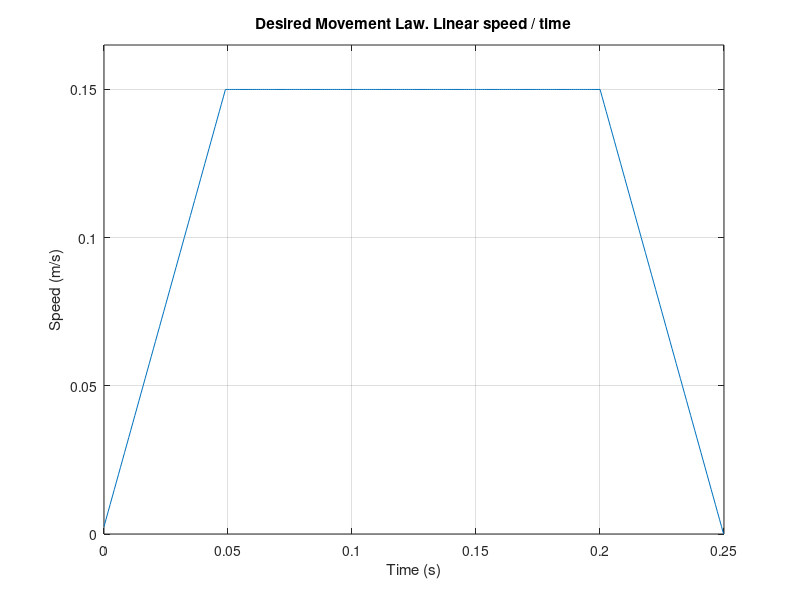
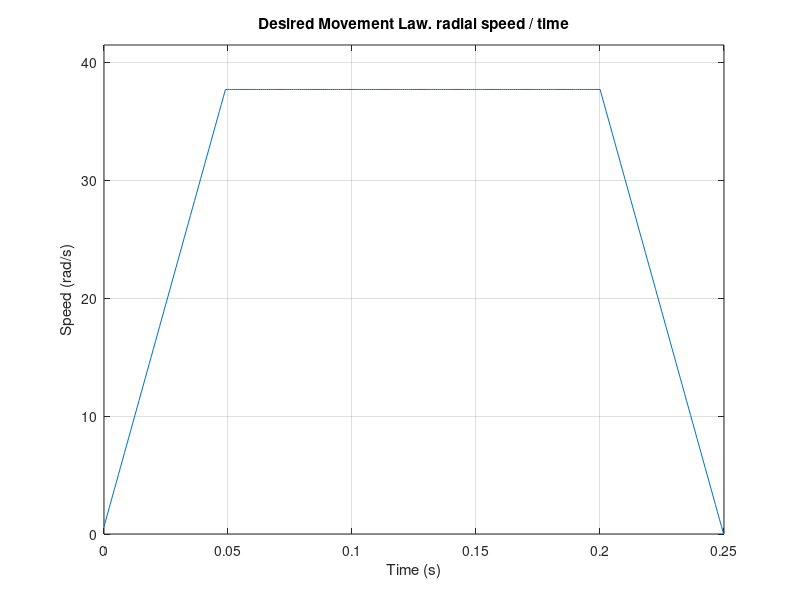
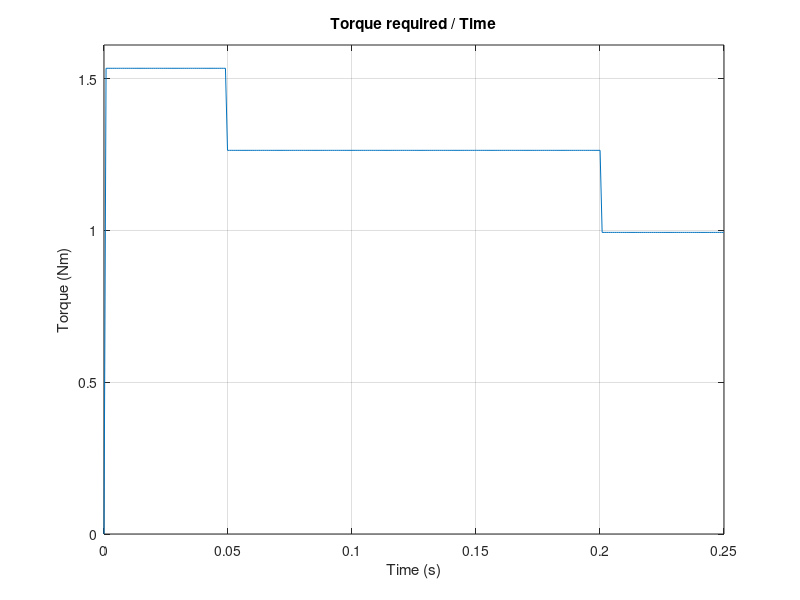
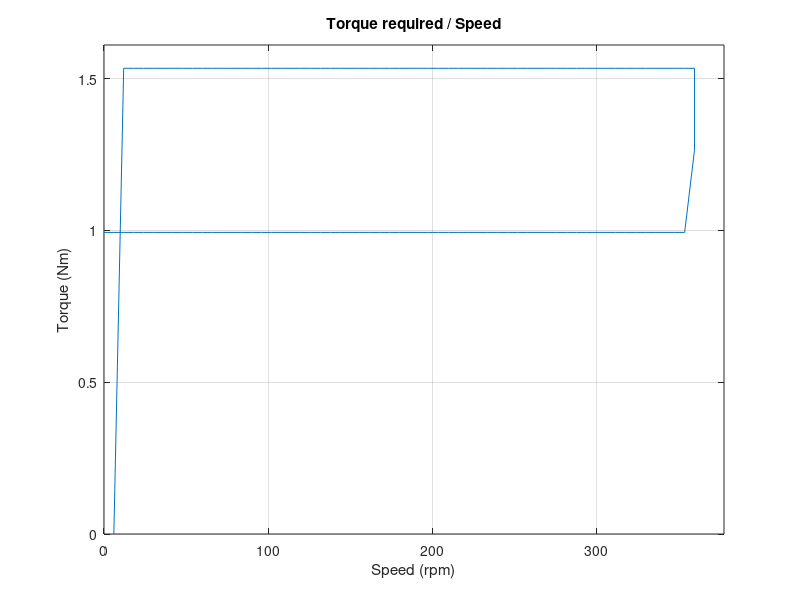

Recreate these plots in MATLAB, in order. (Note: this script raises an error after producing the figures.)
%Torque calculation and HT34-504 simulator

%enviroment preparation
close all;
clear all;
clc

%motor parameters
Jm = 1.1*10^-4;                                         % motor inertia [kg*m^2]
Np = 200;                                               % steps number for one revolution
alfa_p= 2*pi/Np;                                        % step angle [degrees]

%ball screw parameters
Jv = 2.10*10^-4;                                        % screw inertia [kg*m^2]
lead = 0.025;                                           % righ hand lead [m]
r_eq = lead/(2*pi);                                     % equivalent radius [m]
diam = 0.025;                                           % screw diameter [m]. Not used
efficiency = 0.85;

%System requirements.
F = 270;                                                % Force necessary to move the load. [N]
time_total = 0.25;                                      % total time to move the load. [s]
time_rise = 0.2*time_total;                             % time in which the load accelerates. [s]
path_l = 30;                                            % Total linear excursion of the lever [mm]
speed_medium = (path_l*10^-3) / time_total;             % linear and medium speed of the load.
speed_peak= (speed_medium*time_total)/(time_total-time_rise);   % top linear speed. [m/s]
radial_speed_peak = speed_peak/r_eq ;                   %top radial speed reached by the motor [m/s]
freq_init = 400;                                        % initial step rate [sps]
freq_fin = (radial_speed_peak/(2*pi))*Np;                   % final step rate [sps]
t_comm = (1/freq_fin)*10^5;
t_comm = round(t_comm);
t_comm = t_comm *10^-5;
TL = (F*speed_peak)/(radial_speed_peak*efficiency);     % Load Torque
L_mot = 1.7;                                            % Inductance [H]


time = [0:t_comm:time_total];
[uno, samples] = size(time);

%desired movement law plot.
ii = 1;
desired_law = zeros(1,samples);
desired_law(ii) = 0;
m1 = (speed_peak)/(floor(samples*0.2));
q1 = speed_peak - (floor(samples*0.8)+1)*(-m1);
for ii = 1:(floor(samples*0.2))
    desired_law(ii)= ii*m1;
end
for ii = (floor(samples*0.2)+1):(floor(samples*0.8))
    desired_law(ii) = speed_peak;
end
for ii = ((floor(samples*0.8))+1):(samples)
    desired_law(ii)= -ii*m1+q1;
end

fig1 = figure(1);
plot(time,desired_law)
axis([0 time_total 0 speed_peak+0.1*speed_peak])
grid
title('Desired Movement Law. Linear speed / time')
xlabel('Time (s)');
ylabel('Speed (m/s)');

%desired movement law for the motor.
ii = 1;
desired_law_motor = zeros(1,samples);
desired_law_motor(ii) = 0;
for ii = 1:(samples)
    desired_law_motor(ii)= desired_law(ii)*((2*pi)/lead);
end

fig2 = figure(2);
plot(time,desired_law_motor)
axis([0 time_total 0 radial_speed_peak+0.1*radial_speed_peak])
grid
title('Desired Movement Law. radial speed / time')
xlabel('Time (s)');
ylabel('Speed (rad/s)');


%torque calculation
Jeq = (Jm+Jv/efficiency);
ii = 1;
torque = zeros(1,samples);
for ii = 2:(samples)
   torque(ii)= Jeq*((desired_law_motor(ii)-desired_law_motor(ii-1))/t_comm) + TL;
end

fig3 = figure(3);
plot(time,torque);
axis([0 time_total 0 max(torque)*1.05])
grid
title('Torque required / Time')
xlabel('Time (s)');
ylabel('Torque (Nm)');


%torque / speed figure
ii = 1;
desired_law_rpm = zeros(1,samples);
desired_law_rpm(ii) = 0;
for ii = 1:(samples)
    desired_law_rpm(ii)= (desired_law_motor(ii)*60)/(2*pi);
end
fig4 = figure(4);
plot(desired_law_rpm,torque);
axis([0 max(desired_law_rpm)*1.05 0 max(torque)*1.05])
grid;
title('Torque required / Speed')
xlabel('Speed (rpm)');
ylabel('Torque (Nm)');


pullout_speed_or = [0:150:1800];
pullout_speed = [0:1:1800];
pullout_torque_or = zeros(1, 13);
pullout_torque_or = [2.69 2.69 2.69 1.91 1.27 1.06 0.96 0.85 0.74 0.64 0.53 0.42 0.32];

for jj = 1:12
    m = (pullout_torque_or(jj+1) - pullout_torque_or(jj)) / 150;
    q = pullout_torque_or(jj) - m * pullout_speed_or(jj);
    for ii = 1:150
        index = (jj-1)*150+ii;
        if index < 1801
            pullout_torque(index) =  m*pullout_speed(index) + q; 
        end
    end
end

pullout_torque(1801) = 0;
pullout_torque_smooth = smooth(pullout_torque,500);

[rows, columns] = size(desired_law_rpm);

for ii = columns:1801
   desired_law_rpm(ii) = 0;
   torque(ii) = 0;
end


fig5 = figure(5);
plot(pullout_speed, pullout_torque_smooth);
hold on;
plot(desired_law_rpm, torque, 'red');
grid;
axis([0 max(pullout_speed)*1.05 0 max(pullout_torque_smooth)*1.05]);
title('Torque required and pull-out curve/ Speed')
xlabel('Speed (rpm)');
ylabel('Torque (Nm)');
legend('Pull-out curve', 'required torque');

T=max(torque)*1;                % Maximum required torque
alfa_s= (T-TL)/Jeq;             % specifica di accelerazione angolare
a = alfa_s/alfa_p;              % a= 1.1453e+03, costante di aggiornamento periodo di passo
acc = alfa_s*r_eq;              % accelerazione scalare
per(1)=1/freq_init;             % periodo iniziale di commutazione delle fasi
fs(1)=1/per(1);                 % frequenza di passo iniziale
fs_fin=freq_fin;                % frequenza di passo finale

ii=1;
velocita(1)=r_eq*alfa_p/per(1);
tempo(1)=per(1);
spazio(1)=0;                    % Spazio percorso dal carico

fs_cor(1)=0;
while (velocita(ii)<speed_peak)
    ii = ii+1;
    per(ii)=per(ii-1)*(1-a*per(ii-1)^2);
    per_cor(ii)=per(ii-1)/(1+a*per(ii-1)^2);    % senza approssimazione di Mac Laurin
    fs(ii)=1/per(ii);
    fs_cor(ii)=1/per_cor(ii);                   % senza approssimazione di Mac Laurin
    spazio(ii)=spazio(ii-1)+alfa_p*r_eq;
    velocita(ii)= velocita(ii-1)+acc*per_cor(ii-1);
    tempo(ii)=tempo(ii-1)+per_cor(ii);
end

fig6 = figure(6);                                      % Frequenza di passo in funzione del tempo
    plot(tempo,fs_cor,'r');
    grid;
    xlabel('Tempo (s)');
    ylabel('Passi al secondo (pps)');
    title('Passi al secondo nel tempo');
    %axis([0 0.05 0 1400]);
fig7 = figure(7);
    plot(tempo, velocita);
    grid;
    xlabel('Tempo (s)');
    ylabel('Velocit? lineare (m/s)');
    title('Velocita  lineare nel tempo');
    %axis([0 0.05 0 0.153]);
fig8 = figure(8); plot(tempo,per_cor);
    grid
    xlabel('Tempo (s)');
    ylabel('Tempo di commutazione (s)');
    title('Tempo di commutazione nel tempo');
    axis([0 0.05 0 max(per_cor)*1.1]);    
scrsz = get(0,'ScreenSize');
scrx = scrsz(1,3);
scry = scrsz(1,4);
set(fig1,'Position', [0*(scrx/4) scry (scrx/4) ((scry/2)*0.75)]);
set(fig2,'Position', [1*(scrx/4) scry (scrx/4) ((scry/2)*0.75)]);
set(fig3,'Position', [2*(scrx/4) scry (scrx/4) ((scry/2)*0.75)]);
set(fig4,'Position', [3*(scrx/4) scry (scrx/4) ((scry/2)*0.75)]);
set(fig5,'Position', [0*(scrx/4) scry*0.08 (scrx/4) ((scry/2)*0.75)]);
set(fig6,'Position', [1*(scrx/4) scry*0.08 (scrx/4) ((scry/2)*0.75)]);
set(fig7,'Position', [2*(scrx/4) scry*0.08 (scrx/4) ((scry/2)*0.75)]);
set(fig8,'Position', [3*(scrx/4) scry*0.08 (scrx/4) ((scry/2)*0.75)]);

display('---------------------------HT34_v5 run succesfully---------------------------')